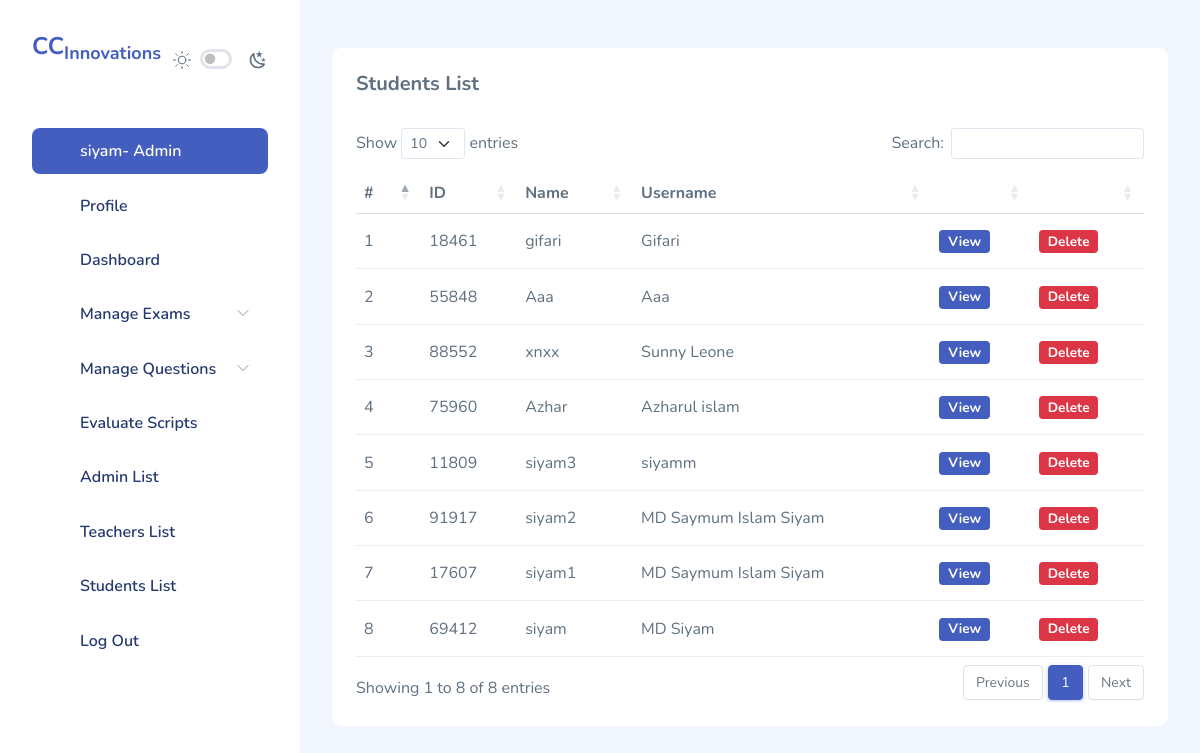
Screenshot of /Admin/list.php?Students (signed in) with the database file from the repository.
### tables this page shows
CREATE TABLE `students` (
  `id` int(11) NOT NULL,
  `student_id` varchar(255) DEFAULT NULL,
  `full_name` varchar(255) DEFAULT NULL,
  `email` varchar(255) DEFAULT NULL,
  `username` varchar(255) DEFAULT NULL,
  `mobile` varchar(255) DEFAULT NULL,
  `college` varchar(255) DEFAULT NULL,
  `hsc` varchar(255) DEFAULT NULL,
  `password` varchar(255) DEFAULT NULL,
  `confirm_password` varchar(255) DEFAULT NULL,
  `status` int(11) NOT NULL DEFAULT 1
);

### Admin/list.php (the view, shortened to what this page needs)
<?php
include 'includes/dbcon.php';
?>
<!DOCTYPE html>
<html lang="en">
<?php
include 'includes/head.php';
?>
<body>
  <?php include 'includes/nav.php'; ?>
  <div id="main">
    <?php if (isset($_GET['Exam'])) {
      ?>
    <div class="page-heading">
      <section class="section">
        <div class="card">
          <div class="card-header">
            <h5 class="card-title">
              Exams List
            </h5>
          </div>
          <div class="card-body">
            <div class="table-responsive">
              <?php
                  $no = 0;
                  $select = mysqli_query($con, "SELECT * FROM exam ORDER BY id DESC");
                  if(mysqli_num_rows($select) > 0){
                    ?>
              <table class="table" id="table1" style="font-size:14px">
                <thead>
                  <tr>
                    <th>#</th>
                    <th>Exam ID</th>
                    <th>Exam Name</th>
                    <th>Exam Date</th>
                    <th>Questions</th>
                    <th>MCQ Marks</th>
                    <th>Written Marks</th>
                    <th>Duration</th>
                    <th>Author</th>
                    <td>Status</td>
                    <th></th>
                    <th></th>
                    <th></th>
                  </tr>
                </thead>
                <tbody>
                  <?php
                  while($row = mysqli_fetch_array($select)){
                  $no ++;
                  $duration = $row['duration'];
                  $examID = $row['exam_id'];
                  $exam_start_date = strtotime($row['exam_start']);
                  $new_start_date = date('d M Y', $exam_start_date);
                  $exam_start_time = strtotime($row['exam_start_time']);
                  $new_start_time = date('h:i A',$exam_start_time);
                  $exam_end_date = strtotime($row['exam_end']);
                  $new_end_date = date('d M Y', $exam_end_date);
                  $exam_end_time = strtotime($row['exam_end_time']);
                  $new_end_time = date('h:i A',$exam_end_time);
                  date_default_timezone_set("Asia/Dhaka");
                  $date = date('Y-m-d H:i');
                  $current_time = strtotime($date);
                  ?>
                  <tr>
                    <td><?=$no?></td>
                    <td><?=$row['exam_id'];?></td>
                    <td><?=$row['exam_name'];?></td>
                    <td>
                      <?=$new_start_date." ".$new_start_time." to ".$new_end_date." ".$new_end_time?>
                    </td>
                    <td><?php
                    $countQuestion = mysqli_query($con, "SELECT * FROM questions WHERE exam_id='$examID'");
                    $countNumbers = mysqli_num_rows($countQuestion);
                    echo $countNumbers;
                    ?></td>
                    <td><?=$row['mcq_marks'];?></td>
                    <td><?=$row['written_marks'];?></td>
                    <td>
                      <?php
                      if(((int)($duration/3600)) == 0 && ((int)($duration%3600)/60) != 0 && (($duration%3600)%60) != 0){
                        echo ((int)(($duration%3600)/60)." min ".(($duration%3600)%60)." Sec");
                      }elseif (((int)($duration/3600)) != 0 && ((int)($duration%3600)/60) != 0 && (($duration%3600)%60) == 0) {
                        echo ((int)($duration/3600)." hour ".(int)(($duration%3600)/60)." min " );
                      }elseif (((int)($duration/3600)) == 0 && (($duration%3600)%60) == 0 && ((int)($duration%3600)/60) != 0) {
                        echo ((int)(($duration%3600)/60)." min " );
                      }elseif (((int)($duration/3600)) != 0 && ((int)($duration%3600)/60) == 0 && (($duration%3600)%60)==0) {
                        echo ((int)($duration/3600)." hour ");
                      } else{
                        echo ((int)($duration/3600)." hour ".(int)(($duration%3600)/60)." min ".(($duration%3600)%60)." Sec");
                      }
                      ?>
                    </td>
                    <td><?=$row['added_by'];?></td>
                    <td><?php
                    if($row['status'] == 1){
                      ?>
                      <button value="<?=$row['id'] ?>"
                        class="badge bg-success border-0 unPublishExamBtn">Published</button>
                      <?php
                    }else{
                      ?>
                      <button value="<?=$row['id'] ?>"
                        class="badge bg-danger border-0 publishExamBtn">Unpublished</button>
                      <?php
                    }
                    ?>
                    </td>
                    <td>
                      <?php
                      $examStartDate = $row['exam_start']." ".$row['exam_start_time'];
                      $examEndDate = $row['exam_end']." ".$row['exam_end_time'];
                      $examStartTimestamp = strtotime($examStartDate);
                      $examEndTimestamp = strtotime($examEndDate);
                      if($current_time < $examStartTimestamp){
                        ?>
                      <span class="badge bg-warning">Not Start</span>
                      <?php
                      }elseif($current_time >= $examStartTimestamp && $current_time < $examEndTimestamp){
                        ?>
                      <span class="badge bg-danger">Live</span>
                      <?php
                      }elseif($current_time >= $examEndTimestamp){
                        ?>
                      <span class="badge bg-light">Finished</span>
                      <?php
                      }
                    ?>
                    </td>
                    <td><button value="<?=$row['id']?>" class="badge bg-primary border-0 editExamBtn"
                        data-bs-toggle="modal" data-bs-target="#examEditModal">Edit</button></td>
                    <td><button value="<?=$row['id']?>" class="badge bg-danger border-0 deleteExamBtn">Delete</button>
                    </td>
                  </tr>
                  <?php
                    }
                  }else{
                    ?>
                  <tr>
                    <p class="alert alert-danger"> No Result Found!</p>
                  </tr>
                  <?php
                  }
                  ?>
              </table>
            </div>
          </div>
        </div>
      </section>
    </div>
    <div class="modal fade" id="examEditModal" tabindex="-1" role="dialog" aria-labelledby="exampleModalScrollableTitle"
      aria-hidden="true">
      <div class="modal-dialog" role="document">
        <div class="modal-content">
          <form action="" method="post">
            <div class="modal-body" id="examModalContent">
            </div>
          </form>
          <div class="modal-footer">
            <button type="button" class="btn btn-light-secondary" data-bs-dismiss="modal">
              <i class="bx bx-x d-block d-sm-none"></i>
              <span class="d-none d-sm-block">Close</span>
            </button>
            <button type="button" id="saveExamBtn" class="btn btn-primary">Save changes</button>
          </div>
        </div>
      </div>
    </div>
    <?php
    } elseif (isset($_GET['Students'])) {
      ?>
    <div class="page-heading">
      <section class="section">
        <div class="card">
          <div class="card-header">
            <h5 class="card-title">
              Students List
            </h5>
          </div>
          <div class="card-body">
            <div class="table-responsive">
              <?php
                  $no = 1;
                  $select = mysqli_query($con, "SELECT * FROM students ORDER BY id DESC");
                  if(mysqli_num_rows($select) > 0){
                    ?>
              <table class="table" id="table1">
                <thead>
                  <tr>
                    <th>#</th>
                    <th>ID</th>
                    <th>Name</th>
                    <th>Username</th>
                    <th></th>
                    <th></th>
                  </tr>
                </thead>
                <tbody>
                  <?php
                  while($row=mysqli_fetch_array($select)){
                    ?>
                  <tr>
                    <td><?=$no?></td>
                    <td><?=$row['student_id']?></td>
                    <td><?=$row['username']?></td>
                    <td><?=$row['full_name']?></td>
                    <td>
                      <button type="button" value="<?=$row['id']?>"
                        class="badge bg-primary border-0 viewStudentInformationBtn" data-bs-toggle="modal"
                        data-bs-target="#studentInformationModal">
                        View
                      </button>
                    </td>
                    <td>
                      <button value="<?=$row['id']?>" class="badge bg-danger border-0 deleteStudentBtn">Delete</button>
                    </td>
                  </tr>
                  <?php
                  $no++;
                  }
                  ?>
              </table>
              <?php
                }else{
                ?>
              <tr>
                <p class="alert alert-danger"> No Result Found!</p>
              </tr>
              <?php
                }
                ?>
            </div>
          </div>
        </div>
      </section>
    </div>
    <?php
    } ?>
  </div>
  </div>
</body>
</html>

### rows the page displays
students: student "18461", username "gifari", full_name "Gifari", $row['id'] 11 (drawn)
students: student "55848", username "Aaa", full_name "Aaa", $row['id'] 10 (drawn)
students: student "88552", username "xnxx", full_name "Sunny Leone", $row['id'] 8 (drawn)
students: student "75960", username "Azhar", full_name "Azharul islam", $row['id'] 7 (drawn)
students: student "11809", username "siyam3", full_name "siyamm", $row['id'] 6 (drawn)
students: student "91917", username "siyam2", full_name "MD Saymum Islam Siyam", $row['id'] 5 (drawn)
students: student "17607", username "siyam1", full_name "MD Saymum Islam Siyam", $row['id'] 4 (drawn)
students: student "69412", username "siyam", full_name "MD Siyam", $row['id'] 3 (drawn)

### other values shown
$_SESSION['username'] "siyam"
